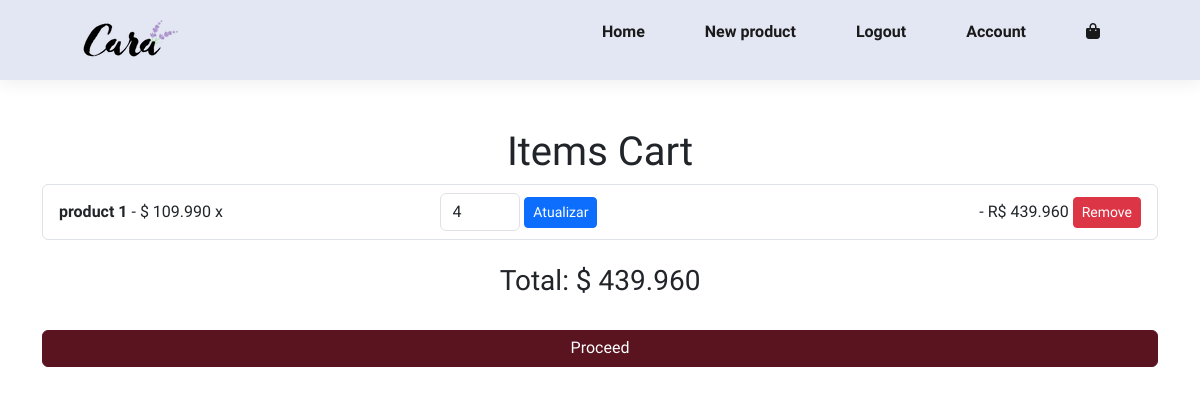
The page /cart/ (signed in) on the database as committed earlier.
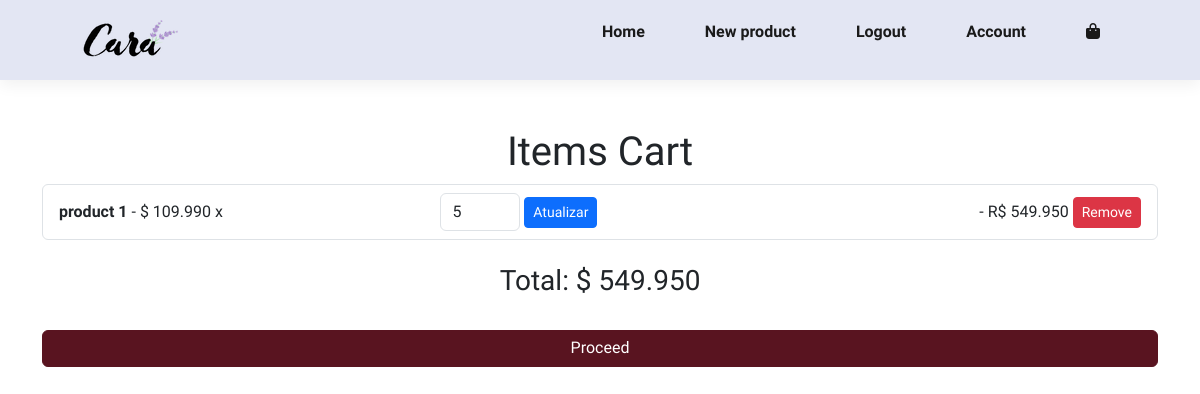
The same page on the database as committed later.
### apps/cart/models.py (models this page shows, shortened)
class CartItem(models.Model):
    user = models.ForeignKey(
        to=User,
        on_delete=models.SET_NULL,
        null=True,
        blank=False,
        related_name="cart_item"
    )
    product = models.ForeignKey(Product, on_delete=models.CASCADE)
    quantity = models.PositiveIntegerField(default=1)
    added_at = models.DateTimeField(auto_now_add=True)
    def total_price(self):
        return self.product.price * self.quantity

### apps/main/models.py (models this page shows, shortened)
class Product(models.Model):
    name = models.CharField(max_length=50, null=False, blank=False, default='Image')
    description = models.CharField(max_length=100, null=True, blank=True)
    image = models.ImageField(upload_to='fotos/%Y/%m/%d', blank=False, null=True, default=None)
    price = models.DecimalField(max_digits=10, decimal_places=3, blank=False, null=False, default=None)
    user = models.ForeignKey(
        to=User,
        on_delete=models.SET_NULL,
        null=True,
        blank=False,
        related_name="user"
    )

### apps/cart/views.py (the view)
# urls.py: path('', cartView, name='cart_view'),
def cartView(request):
    if not request.user.is_authenticated:
        return redirect('login')
    cart_items = CartItem.objects.filter(user=request.user)
    total = sum(item.total_price() for item in cart_items)
    return render(request, 'cart-temp/cart.html', {'cart_items': cart_items, 'total': total})

### apps/cart/templates/cart-temp/cart.html (shortened to what this page needs)
{% extends 'cart-temp/base.html' %}
{% load static %}
{% block content %}
<div class="container mt-5">
    <h1 class="h1 text-center">Items Cart</h1>
    {% if cart_items %}
        <ul class="list-group">
            {% for item in cart_items %}
                <li class="list-group-item d-flex justify-content-between align-items-center">
                    <div>
                        <span class="fw-bold">{{ item.product.name }}</span> - $ {{ item.product.price }} x
                    </div>
                    <form method="POST" action="{% url 'cart:update_item' item.id %}" class="d-inline">
                        <input type="number" name="quantity" class="form-control d-inline w-25" value="{{ item.quantity }}" min="1" />
                        <button type="submit" class="btn btn-sm btn-primary">Atualizar</button>
                    </form>
                    <div>
                        - R$ {{ item.total_price }}
                        <a href="{% url 'cart:remove_from_cart' item.id %}" class="btn btn-sm btn-danger">Remove</a>
                    </div>
                </li>
            {% endfor %}
        </ul>
        <h3 class="h3 text-center mt-4">Total: $ {{ total }}</h3>
        <br>
        <div class="col-12 text-center">
            <button class="btn btn-success col-12" style="padding-top: 5px; background-color: #591420 !important; border-color: #591420 !important;" type="submit">Proceed</button>
        </div>
    {% else %}
        <h1 class="h1 text-center text-muted">Your cart is empty</h1>
    {% endif %}
</div>
{% endblock %}

### apps/cart/templates/cart-temp/base.html (shortened to what this page needs)
{% load static %}
<!DOCTYPE html>
<html lang="en">
<head>
    <link rel="stylesheet" href="{% static 'css/index.css' %}">
    <link href="https://cdn.jsdelivr.net/npm/bootstrap@5.3.2/dist/css/bootstrap.min.css" rel="stylesheet">
</head>
<body>
    <section id="header">
        <a href="#"><img src="{% static 'assets/img/logo.png' %}" alt="logo"></a>
        <div>
            <ul id="navbar">
                <li><a href="{% url 'store' %}">Home</a></li>
                {% if request.user.is_authenticated and request.user.is_superuser %}
                    <li><a href="{% url 'new-product' %}">New product</a></li>
                {% endif %}
                {% if request.user.is_authenticated %}
                    <li><a href="{% url 'logout' %}">Logout</a></li>
                    <li><a href="">Account</a></li>
                {% endif %}
                <li><a href="{% url 'cart:cart_view' %}"><i class="fa-solid fa-bag-shopping"></i></a></li>
            </ul>
        </div>
    </section>
    {% block content %}
    {% endblock %}
</body>
</html>

### static/css/index.css (style rules this page uses)
* { margin: 0; padding: 0; box-sizing: border-box; font-family: "Spartan", sans-serif; }
html { scroll-behavior: smooth; }
h1 { font-size: 50px; line-height: 64px; color: #222; }
body { width: 100%; }
#header { display: flex; align-items: center; justify-content: space-between; padding: 20px 80px; background-color: #e3e6f3; box-shadow: 0px 5px 15px rgba(0, 0, 0, 0.06); z-index: 999; position: sticky; top:0; left: 0; }
#navbar { display: flex; align-items: center; text-align: center; gap: 20px; }
#navbar li { list-style: none; padding: 0 20px; position: relative; }
#navbar li a { text-decoration: none; font-size: 16px; font-weight: 600; color: #1a1a1a; transition: 0.3s; }

Rows that differ between the two databases and show on the page:
changed CartItem "product 1": quantity "4" → "5"; total_price "439.960" → "549.950"
Other text that changed with them:
{{ total }}: "439.960" → "549.950"
